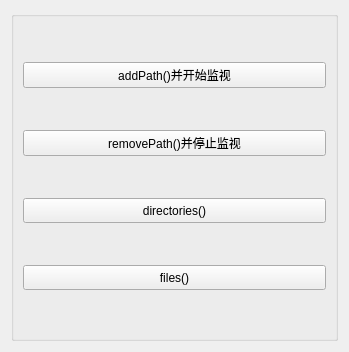
      <widget class="QWidget" name="pageWatcher">
       <property name="geometry">
        <rect>
         <x>0</x>
         <y>0</y>
         <width>349</width>
         <height>352</height>
        </rect>
       </property>
       <attribute name="icon">
        <iconset resource="res.qrc">
         <normaloff>:/images/images/714.bmp</normaloff>:/images/images/714.bmp</iconset>
       </attribute>
       <attribute name="label">
        <string>QFileSystemWatcher类</string>
       </attribute>
       <layout class="QVBoxLayout" name="verticalLayout_9">
        <item>
         <widget class="QGroupBox" name="groupBox_11">
          <property name="title">
           <string/>
          </property>
          <layout class="QVBoxLayout" name="verticalLayout_6">
           <item>
            <widget class="QPushButton" name="pushButton_46">
             <property name="minimumSize">
              <size>
               <width>0</width>
               <height>25</height>
              </size>
             </property>
             <property name="toolTip">
              <string>Adds path to the file system watcher if path exists.</string>
             </property>
             <property name="text">
              <string>addPath()并开始监视</string>
             </property>
            </widget>
           </item>
           <item>
            <widget class="QPushButton" name="pushButton_47">
             <property name="minimumSize">
              <size>
               <width>0</width>
               <height>25</height>
              </size>
             </property>
             <property name="toolTip">
              <string>Removes the specified path from the file system watcher.</string>
             </property>
             <property name="text">
              <string>removePath()并停止监视</string>
             </property>
            </widget>
           </item>
           <item>
            <widget class="QPushButton" name="pushButton_52">
             <property name="minimumSize">
              <size>
               <width>0</width>
               <height>25</height>
              </size>
             </property>
             <property name="toolTip">
              <string>Returns a list of paths to directories that are being watched.</string>
             </property>
             <property name="text">
              <string>directories()</string>
             </property>
            </widget>
           </item>
           <item>
            <widget class="QPushButton" name="pushButton_57">
             <property name="minimumSize">
              <size>
               <width>0</width>
               <height>25</height>
              </size>
             </property>
             <property name="toolTip">
              <string>Returns a list of paths to files that are being watched.</string>
             </property>
             <property name="text">
              <string>files()</string>
             </property>
            </widget>
           </item>
          </layout>
         </widget>
        </item>
       </layout>
      </widget>
